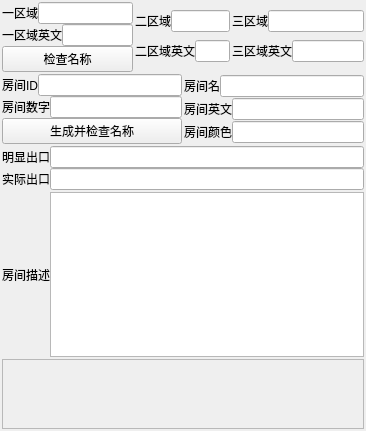
<?xml version="1.0" encoding="UTF-8"?>
<ui version="4.0">
 <class>RoomWidget</class>
 <widget class="QWidget" name="RoomWidget">
  <property name="geometry">
   <rect>
    <x>0</x>
    <y>0</y>
    <width>366</width>
    <height>431</height>
   </rect>
  </property>
  <property name="windowTitle">
   <string>Form</string>
  </property>
  <layout class="QGridLayout" name="gridLayout">
   <property name="leftMargin">
    <number>2</number>
   </property>
   <property name="topMargin">
    <number>2</number>
   </property>
   <property name="rightMargin">
    <number>2</number>
   </property>
   <property name="bottomMargin">
    <number>2</number>
   </property>
   <property name="spacing">
    <number>2</number>
   </property>
   <item row="0" column="0">
    <layout class="QVBoxLayout" name="verticalLayout">
     <property name="spacing">
      <number>0</number>
     </property>
     <item>
      <layout class="QHBoxLayout" name="horizontalLayout">
       <property name="spacing">
        <number>0</number>
       </property>
       <item>
        <widget class="QLabel" name="label">
         <property name="text">
          <string>一区域</string>
         </property>
        </widget>
       </item>
       <item>
        <widget class="QLineEdit" name="FirstZH"/>
       </item>
      </layout>
     </item>
     <item>
      <layout class="QHBoxLayout" name="horizontalLayout_2">
       <property name="spacing">
        <number>0</number>
       </property>
       <item>
        <widget class="QLabel" name="label_2">
         <property name="text">
          <string>一区域英文</string>
         </property>
        </widget>
       </item>
       <item>
        <widget class="QLineEdit" name="FirstEN"/>
       </item>
      </layout>
     </item>
     <item>
      <widget class="QPushButton" name="checkFirstEN">
       <property name="text">
        <string>检查名称</string>
       </property>
      </widget>
     </item>
    </layout>
   </item>
   <item row="0" column="1" colspan="2">
    <layout class="QVBoxLayout" name="verticalLayout_2">
     <property name="spacing">
      <number>0</number>
     </property>
     <item>
      <layout class="QHBoxLayout" name="horizontalLayout_4">
       <property name="spacing">
        <number>0</number>
       </property>
       <item>
        <widget class="QLabel" name="label_4">
         <property name="text">
          <string>二区域</string>
         </property>
        </widget>
       </item>
       <item>
        <widget class="QLineEdit" name="secondZH"/>
       </item>
      </layout>
     </item>
     <item>
      <layout class="QHBoxLayout" name="horizontalLayout_5">
       <property name="spacing">
        <number>0</number>
       </property>
       <item>
        <widget class="QLabel" name="label_5">
         <property name="text">
          <string>二区域英文</string>
         </property>
        </widget>
       </item>
       <item>
        <widget class="QLineEdit" name="secondEN"/>
       </item>
      </layout>
     </item>
    </layout>
   </item>
   <item row="0" column="3">
    <layout class="QVBoxLayout" name="verticalLayout_3">
     <property name="spacing">
      <number>0</number>
     </property>
     <item>
      <layout class="QHBoxLayout" name="horizontalLayout_6">
       <property name="spacing">
        <number>0</number>
       </property>
       <item>
        <widget class="QLabel" name="label_6">
         <property name="text">
          <string>三区域</string>
         </property>
        </widget>
       </item>
       <item>
        <widget class="QLineEdit" name="srdZH"/>
       </item>
      </layout>
     </item>
     <item>
      <layout class="QHBoxLayout" name="horizontalLayout_7">
       <property name="spacing">
        <number>0</number>
       </property>
       <item>
        <widget class="QLabel" name="label_7">
         <property name="text">
          <string>三区域英文</string>
         </property>
        </widget>
       </item>
       <item>
        <widget class="QLineEdit" name="srdEN"/>
       </item>
      </layout>
     </item>
    </layout>
   </item>
   <item row="1" column="0" colspan="2">
    <layout class="QVBoxLayout" name="verticalLayout_5">
     <property name="spacing">
      <number>0</number>
     </property>
     <item>
      <layout class="QHBoxLayout" name="horizontalLayout_10">
       <property name="spacing">
        <number>0</number>
       </property>
       <item>
        <widget class="QLabel" name="label_10">
         <property name="text">
          <string>房间ID</string>
         </property>
        </widget>
       </item>
       <item>
        <widget class="QLineEdit" name="roomID"/>
       </item>
      </layout>
     </item>
     <item>
      <layout class="QHBoxLayout" name="horizontalLayout_11">
       <property name="spacing">
        <number>0</number>
       </property>
       <item>
        <widget class="QLabel" name="label_11">
         <property name="text">
          <string>房间数字</string>
         </property>
        </widget>
       </item>
       <item>
        <widget class="QLineEdit" name="roomNum"/>
       </item>
      </layout>
     </item>
     <item>
      <widget class="QPushButton" name="checkRoomName">
       <property name="text">
        <string>生成并检查名称</string>
       </property>
      </widget>
     </item>
    </layout>
   </item>
   <item row="1" column="2" colspan="2">
    <layout class="QVBoxLayout" name="verticalLayout_4">
     <property name="spacing">
      <number>0</number>
     </property>
     <item>
      <layout class="QHBoxLayout" name="horizontalLayout_8">
       <property name="spacing">
        <number>0</number>
       </property>
       <item>
        <widget class="QLabel" name="label_8">
         <property name="text">
          <string>房间名</string>
         </property>
        </widget>
       </item>
       <item>
        <widget class="QLineEdit" name="roomZN"/>
       </item>
      </layout>
     </item>
     <item>
      <layout class="QHBoxLayout" name="horizontalLayout_9">
       <property name="spacing">
        <number>0</number>
       </property>
       <item>
        <widget class="QLabel" name="label_9">
         <property name="text">
          <string>房间英文</string>
         </property>
        </widget>
       </item>
       <item>
        <widget class="QLineEdit" name="roomEN"/>
       </item>
      </layout>
     </item>
     <item>
      <layout class="QHBoxLayout" name="horizontalLayout_12">
       <property name="spacing">
        <number>0</number>
       </property>
       <item>
        <widget class="QLabel" name="label_12">
         <property name="text">
          <string>房间颜色</string>
         </property>
        </widget>
       </item>
       <item>
        <widget class="QLineEdit" name="roomColor"/>
       </item>
      </layout>
     </item>
    </layout>
   </item>
   <item row="2" column="0" colspan="4">
    <layout class="QVBoxLayout" name="verticalLayout_6">
     <property name="spacing">
      <number>0</number>
     </property>
     <item>
      <layout class="QHBoxLayout" name="horizontalLayout_14">
       <property name="spacing">
        <number>0</number>
       </property>
       <item>
        <widget class="QLabel" name="label_14">
         <property name="text">
          <string>明显出口</string>
         </property>
        </widget>
       </item>
       <item>
        <widget class="QLineEdit" name="outLE"/>
       </item>
      </layout>
     </item>
     <item>
      <layout class="QHBoxLayout" name="horizontalLayout_15">
       <property name="spacing">
        <number>0</number>
       </property>
       <item>
        <widget class="QLabel" name="label_15">
         <property name="text">
          <string>实际出口</string>
         </property>
        </widget>
       </item>
       <item>
        <widget class="QLineEdit" name="nowLE"/>
       </item>
      </layout>
     </item>
    </layout>
   </item>
   <item row="3" column="0" colspan="4">
    <layout class="QHBoxLayout" name="horizontalLayout_13">
     <property name="spacing">
      <number>0</number>
     </property>
     <item>
      <widget class="QLabel" name="label_13">
       <property name="text">
        <string>房间描述</string>
       </property>
      </widget>
     </item>
     <item>
      <widget class="QTextEdit" name="roomMessage"/>
     </item>
    </layout>
   </item>
   <item row="4" column="0" colspan="4">
    <widget class="QScrollArea" name="scrollArea">
     <property name="widgetResizable">
      <bool>true</bool>
     </property>
     <widget class="QWidget" name="npclist">
      <property name="geometry">
       <rect>
        <x>0</x>
        <y>0</y>
        <width>360</width>
        <height>69</height>
       </rect>
      </property>
     </widget>
    </widget>
   </item>
  </layout>
 </widget>
 <resources/>
 <connections/>
</ui>
